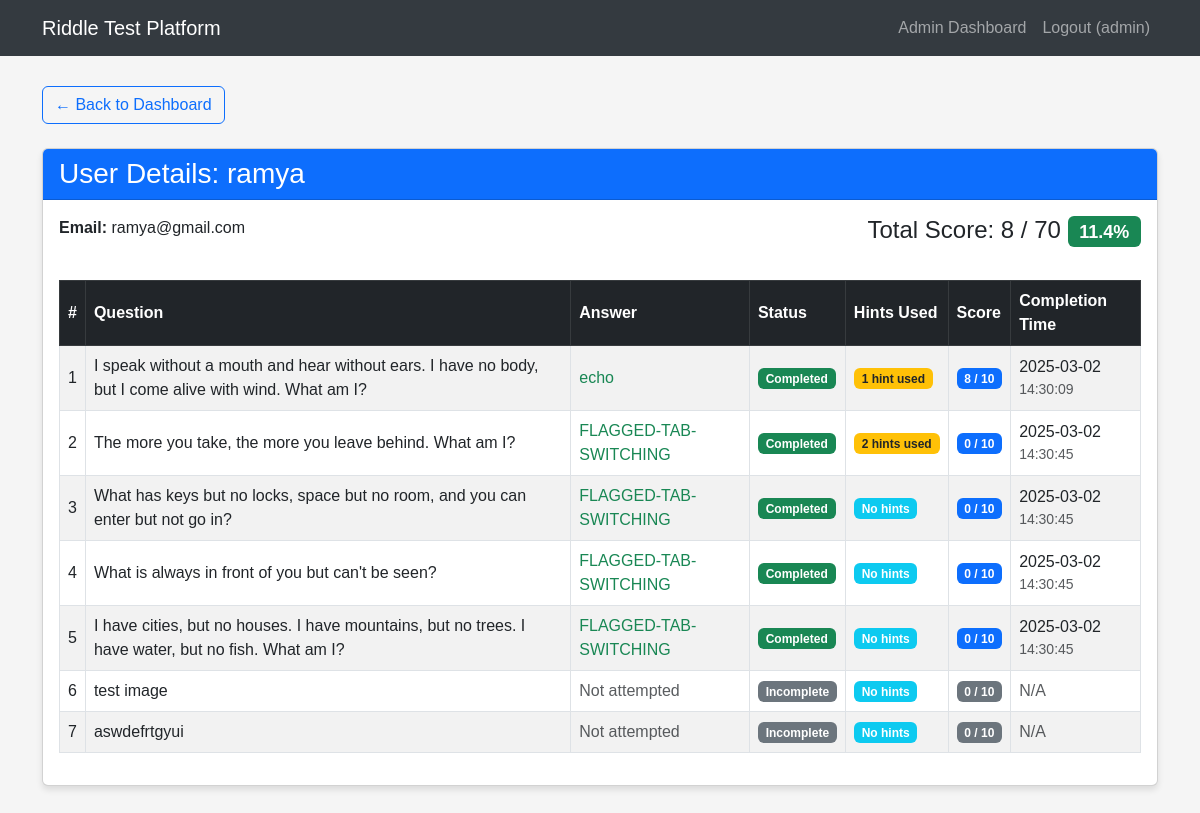
The page /admin/user_detail/3 (signed in) on the database its author committed.
### tables this page shows
CREATE TABLE users (
            id INTEGER PRIMARY KEY AUTOINCREMENT,
            username TEXT NOT NULL UNIQUE,
            email TEXT NOT NULL,
            password TEXT NOT NULL,
            is_admin INTEGER DEFAULT 0
        , test_completed INTEGER DEFAULT 0);

CREATE TABLE user_progress (
            id INTEGER PRIMARY KEY AUTOINCREMENT,
            user_id INTEGER NOT NULL,
            riddle_id INTEGER NOT NULL,
            score INTEGER DEFAULT 10,
            completed INTEGER DEFAULT 0,
            hint1_used INTEGER DEFAULT 0,
            hint2_used INTEGER DEFAULT 0,
            hint3_used INTEGER DEFAULT 0,
            answer_attempt TEXT,
            completion_time TIMESTAMP, warnings INTEGER DEFAULT 0,
            FOREIGN KEY (user_id) REFERENCES users (id),
            FOREIGN KEY (riddle_id) REFERENCES riddles (id),
            UNIQUE(user_id, riddle_id)
        );

CREATE TABLE riddles (
            id INTEGER PRIMARY KEY AUTOINCREMENT,
            question TEXT NOT NULL,
            answer TEXT NOT NULL,
            hint1 TEXT NOT NULL,
            hint2 TEXT NOT NULL,
            hint3 TEXT NOT NULL
        , image TEXT);

### app.py (the view)
@app.route('/admin/user_detail/<int:user_id>')
def user_detail(user_id):
    if 'user_id' not in session or not session.get('is_admin'):
        flash('Unauthorized access.')
        return redirect(url_for('login'))
    conn = sqlite3.connect('riddle_test.db')
    c = conn.cursor()
    c.execute("SELECT username, email FROM users WHERE id = ?", (user_id,))
    user_info = c.fetchone()
    if not user_info:
        conn.close()
        flash('User not found.')
        return redirect(url_for('admin_dashboard'))
    c.execute('''
        SELECT r.id, r.question, r.answer, up.score, up.completed,
               up.hint1_used, up.hint2_used, up.hint3_used, up.answer_attempt, up.completion_time
        FROM riddles r
        JOIN user_progress up ON r.id = up.riddle_id
        WHERE up.user_id = ?
        ORDER BY r.id
    ''', (user_id,))
    results_data = c.fetchall()
    c.execute('''
        SELECT SUM(score)
        FROM user_progress
        WHERE user_id = ? AND completed = 1
    ''', (user_id,))
    total_score = c.fetchone()[0] or 0
    c.execute("SELECT COUNT(*) * 10 FROM riddles")
    max_possible = c.fetchone()[0]
    percentage_score = int((total_score / max_possible * 100)) if max_possible > 0 else 0
    conn.close()
    user = {
        'id': user_id,
        'username': user_info[0],
        'email': user_info[1]
    }
    results = []
    for result in results_data:
        results.append({
            'id': result[0],
            'question': result[1],
            'correct_answer': result[2],
            'score': result[3],
            'completed': result[4],
            'hint1_used': result[5],
            'hint2_used': result[6],
            'hint3_used': result[7],
            'answer_attempt': result[8],
            'completion_time': result[9]
        })
    return render_template('user_detail.html',
                           user=user,
                           results=results,
                           total_score=total_score,
                           max_possible=max_possible,
                           percentage_score=percentage_score)

### templates/user_detail.html
{% extends 'base.html' %} {% block content %}
<div class="row">
  <div class="col-12 mb-4">
    <a href="{{ url_for('admin_dashboard') }}" class="btn btn-outline-primary">
      &larr; Back to Dashboard
    </a>
  </div>
</div>
<div class="row">
  <div class="col-12">
    <div class="card mb-4">
      <div class="card-header bg-primary text-white">
        <h3 class="card-title mb-0">User Details: {{ user.username }}</h3>
      </div>
      <div class="card-body">
        <div class="row mb-4">
          <div class="col-md-6">
            <p><strong>Email:</strong> {{ user.email }}</p>
          </div>
          <div class="col-md-6 text-md-end">
            <h4>
              Total Score: {{ total_score }} / {{ max_possible }}
              <span class="badge bg-success"
                >{{ "{:.1f}%".format(total_score / max_possible * 100) if
                max_possible > 0 else "0%" }}</span
              >
            </h4>
          </div>
        </div>
        <div class="table-responsive">
          <table class="table table-striped table-bordered results-table">
            <thead class="table-dark">
              <tr>
                <th>#</th>
                <th>Question</th>
                <th>Answer</th>
                <th>Status</th>
                <th>Hints Used</th>
                <th>Score</th>
                <th>Completion Time</th>
              </tr>
            </thead>
            <tbody>
              {% for result in results %}
              <tr>
                <td>{{ loop.index }}</td>
                <td>{{ result.question }}</td>
                <td>
                  {% if result.completed %}
                  <span class="text-success">{{ result.answer_attempt }}</span>
                  {% elif result.answer_attempt %}
                  <span class="text-danger">{{ result.answer_attempt }}</span>
                  <small class="d-block text-muted"
                    >(Correct: {{ result.correct_answer }})</small
                  >
                  {% else %}
                  <span class="text-muted">Not attempted</span>
                  {% endif %}
                </td>
                <td>
                  {% if result.completed %}
                  <span class="badge bg-success">Completed</span>
                  {% else %}
                  <span class="badge bg-secondary">Incomplete</span>
                  {% endif %}
                </td>
                <td>
                  {% set hints_used = (result.hint1_used or 0) +
                  (result.hint2_used or 0) + (result.hint3_used or 0) %} {% if
                  hints_used > 0 %}
                  <span class="badge bg-warning text-dark"
                    >{{ hints_used }} hint{% if hints_used > 1 %}s{% endif %}
                    used</span
                  >
                  {% else %}
                  <span class="badge bg-info">No hints</span>
                  {% endif %}
                </td>
                <td>
                  {% if result.completed %}
                  <span class="badge bg-primary">{{ result.score }} / 10</span>
                  {% else %}
                  <span class="badge bg-secondary">0 / 10</span>
                  {% endif %}
                </td>
                <td>
                  {% if result.completion_time %} {{
                  result.completion_time.split('T')[0] }}
                  <small class="d-block text-muted"
                    >{{ result.completion_time.split('T')[1].split('.')[0]
                    }}</small
                  >
                  {% else %}
                  <span class="text-muted">N/A</span>
                  {% endif %}
                </td>
              </tr>
              {% endfor %}
            </tbody>
          </table>
        </div>
      </div>
    </div>
  </div>
</div>
{% endblock %}

### templates/base.html (style rules this page uses)
body { font-family: "Arial", sans-serif; background-color: #f5f5f5; padding-bottom: 50px; }
.card { margin-bottom: 20px; box-shadow: 0 4px 6px rgba(0, 0, 0, 0.1); }
.results-table th, .results-table td { vertical-align: middle; }

### rows shown on the page
users: username "ramya", email "ramya@gmail.com"
user_progress: question "I speak without a mouth and hear without ears. I have no body, but I come alive with wind. What am I?", answer_attempt "echo", completed "Completed", hints_used "1", score "8", completion_time "2025-03-02", completion_time "14:30:09"
user_progress: question "The more you take, the more you leave behind. What am I?", answer_attempt "FLAGGED-TAB-SWITCHING", completed "Completed", riddle "2", score "0", completion_time "2025-03-02", completion_time "14:30:45"
user_progress: question "What has keys but no locks, space but no room, and you can enter but not go in?", answer_attempt "FLAGGED-TAB-SWITCHING", completed "Completed", shows "No hints", score "0", completion_time "2025-03-02", completion_time "14:30:45"
user_progress: question "What is always in front of you but can't be seen?", answer_attempt "FLAGGED-TAB-SWITCHING", completed "Completed", shows "No hints", score "0", completion_time "2025-03-02", completion_time "14:30:45"
user_progress: question "I have cities, but no houses. I have mountains, but no trees. I have water, but no fish. What am I?", answer_attempt "FLAGGED-TAB-SWITCHING", completed "Completed", shows "No hints", score "0", completion_time "2025-03-02", completion_time "14:30:45"
user_progress: question "test image", completed "Not attempted", shows "No hints", shows "N/A"
user_progress: question "aswdefrtgyui", completed "Not attempted", shows "No hints", shows "N/A"

### other values the page prints
{{ session.get('username') }} "admin"
{{ total_score }} "8"
{{ max_possible }} "70"
